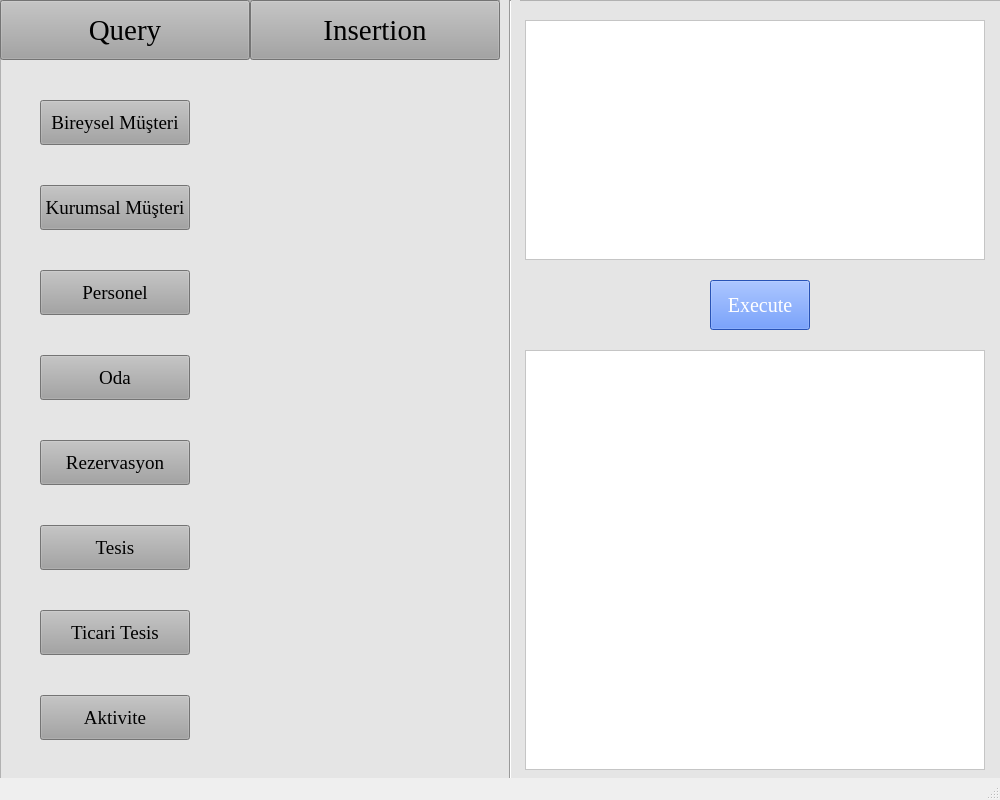
<?xml version="1.0" encoding="UTF-8"?>
<ui version="4.0">
 <class>MainWindow</class>
 <widget class="QMainWindow" name="MainWindow">
  <property name="geometry">
   <rect>
    <x>0</x>
    <y>0</y>
    <width>1000</width>
    <height>800</height>
   </rect>
  </property>
  <property name="sizePolicy">
   <sizepolicy hsizetype="Fixed" vsizetype="Fixed">
    <horstretch>0</horstretch>
    <verstretch>0</verstretch>
   </sizepolicy>
  </property>
  <property name="windowTitle">
   <string>MainWindow</string>
  </property>
  <widget class="QWidget" name="centralwidget">
   <widget class="QFrame" name="frame_2">
    <property name="geometry">
     <rect>
      <x>0</x>
      <y>0</y>
      <width>1001</width>
      <height>800</height>
     </rect>
    </property>
    <property name="sizePolicy">
     <sizepolicy hsizetype="MinimumExpanding" vsizetype="Preferred">
      <horstretch>0</horstretch>
      <verstretch>0</verstretch>
     </sizepolicy>
    </property>
    <property name="styleSheet">
     <string notr="true">background-color: rgb(229, 229, 229);</string>
    </property>
    <property name="frameShape">
     <enum>QFrame::StyledPanel</enum>
    </property>
    <property name="frameShadow">
     <enum>QFrame::Raised</enum>
    </property>
    <widget class="QPushButton" name="pushButton">
     <property name="geometry">
      <rect>
       <x>0</x>
       <y>0</y>
       <width>250</width>
       <height>60</height>
      </rect>
     </property>
     <property name="font">
      <font>
       <family>Times New Roman</family>
       <pointsize>22</pointsize>
      </font>
     </property>
     <property name="styleSheet">
      <string notr="true">background-color: rgb(163, 163, 163);</string>
     </property>
     <property name="text">
      <string>Query</string>
     </property>
    </widget>
    <widget class="QPushButton" name="pushButton_2">
     <property name="geometry">
      <rect>
       <x>250</x>
       <y>0</y>
       <width>250</width>
       <height>60</height>
      </rect>
     </property>
     <property name="font">
      <font>
       <family>Times New Roman</family>
       <pointsize>22</pointsize>
      </font>
     </property>
     <property name="styleSheet">
      <string notr="true">background-color: rgb(163, 163, 163);</string>
     </property>
     <property name="text">
      <string>Insertion</string>
     </property>
    </widget>
    <widget class="QPushButton" name="pushButton_3">
     <property name="geometry">
      <rect>
       <x>40</x>
       <y>100</y>
       <width>150</width>
       <height>45</height>
      </rect>
     </property>
     <property name="font">
      <font>
       <family>Times New Roman</family>
       <pointsize>14</pointsize>
      </font>
     </property>
     <property name="styleSheet">
      <string notr="true">background-color: rgb(163, 163, 163);</string>
     </property>
     <property name="text">
      <string>Bireysel Müşteri</string>
     </property>
    </widget>
    <widget class="QPushButton" name="pushButton_4">
     <property name="geometry">
      <rect>
       <x>40</x>
       <y>185</y>
       <width>150</width>
       <height>45</height>
      </rect>
     </property>
     <property name="font">
      <font>
       <family>Times New Roman</family>
       <pointsize>14</pointsize>
      </font>
     </property>
     <property name="styleSheet">
      <string notr="true">background-color: rgb(163, 163, 163);</string>
     </property>
     <property name="text">
      <string>Kurumsal Müşteri</string>
     </property>
    </widget>
    <widget class="QPushButton" name="pushButton_5">
     <property name="geometry">
      <rect>
       <x>40</x>
       <y>270</y>
       <width>150</width>
       <height>45</height>
      </rect>
     </property>
     <property name="font">
      <font>
       <family>Times New Roman</family>
       <pointsize>14</pointsize>
      </font>
     </property>
     <property name="styleSheet">
      <string notr="true">background-color: rgb(163, 163, 163);</string>
     </property>
     <property name="text">
      <string>Personel</string>
     </property>
    </widget>
    <widget class="QPushButton" name="pushButton_6">
     <property name="geometry">
      <rect>
       <x>40</x>
       <y>355</y>
       <width>150</width>
       <height>45</height>
      </rect>
     </property>
     <property name="font">
      <font>
       <family>Times New Roman</family>
       <pointsize>14</pointsize>
      </font>
     </property>
     <property name="styleSheet">
      <string notr="true">background-color: rgb(163, 163, 163);</string>
     </property>
     <property name="text">
      <string>Oda</string>
     </property>
    </widget>
    <widget class="QPushButton" name="pushButton_7">
     <property name="geometry">
      <rect>
       <x>40</x>
       <y>440</y>
       <width>150</width>
       <height>45</height>
      </rect>
     </property>
     <property name="font">
      <font>
       <family>Times New Roman</family>
       <pointsize>14</pointsize>
      </font>
     </property>
     <property name="styleSheet">
      <string notr="true">background-color: rgb(163, 163, 163);</string>
     </property>
     <property name="text">
      <string>Rezervasyon</string>
     </property>
    </widget>
    <widget class="QPushButton" name="pushButton_8">
     <property name="geometry">
      <rect>
       <x>40</x>
       <y>525</y>
       <width>150</width>
       <height>45</height>
      </rect>
     </property>
     <property name="font">
      <font>
       <family>Times New Roman</family>
       <pointsize>14</pointsize>
      </font>
     </property>
     <property name="styleSheet">
      <string notr="true">background-color: rgb(163, 163, 163);</string>
     </property>
     <property name="text">
      <string>Tesis</string>
     </property>
    </widget>
    <widget class="QPushButton" name="pushButton_9">
     <property name="geometry">
      <rect>
       <x>40</x>
       <y>610</y>
       <width>150</width>
       <height>45</height>
      </rect>
     </property>
     <property name="font">
      <font>
       <family>Times New Roman</family>
       <pointsize>14</pointsize>
      </font>
     </property>
     <property name="styleSheet">
      <string notr="true">background-color: rgb(163, 163, 163);</string>
     </property>
     <property name="text">
      <string>Ticari Tesis</string>
     </property>
    </widget>
    <widget class="QPushButton" name="pushButton_10">
     <property name="geometry">
      <rect>
       <x>40</x>
       <y>695</y>
       <width>150</width>
       <height>45</height>
      </rect>
     </property>
     <property name="font">
      <font>
       <family>Times New Roman</family>
       <pointsize>14</pointsize>
      </font>
     </property>
     <property name="styleSheet">
      <string notr="true">background-color: rgb(163, 163, 163);</string>
     </property>
     <property name="text">
      <string>Aktivite</string>
     </property>
    </widget>
    <widget class="QTextEdit" name="textEdit">
     <property name="geometry">
      <rect>
       <x>525</x>
       <y>20</y>
       <width>460</width>
       <height>240</height>
      </rect>
     </property>
     <property name="styleSheet">
      <string notr="true">background-color: rgb(255, 255, 255);</string>
     </property>
    </widget>
    <widget class="QPushButton" name="pushButton_11">
     <property name="geometry">
      <rect>
       <x>710</x>
       <y>280</y>
       <width>100</width>
       <height>50</height>
      </rect>
     </property>
     <property name="palette">
      <palette>
       <active>
        <colorrole role="WindowText">
         <brush brushstyle="SolidPattern">
          <color alpha="255">
           <red>255</red>
           <green>255</green>
           <blue>255</blue>
          </color>
         </brush>
        </colorrole>
        <colorrole role="Button">
         <brush brushstyle="SolidPattern">
          <color alpha="255">
           <red>56</red>
           <green>116</green>
           <blue>255</blue>
          </color>
         </brush>
        </colorrole>
        <colorrole role="Light">
         <brush brushstyle="SolidPattern">
          <color alpha="255">
           <red>51</red>
           <green>133</green>
           <blue>255</blue>
          </color>
         </brush>
        </colorrole>
        <colorrole role="Text">
         <brush brushstyle="SolidPattern">
          <color alpha="255">
           <red>255</red>
           <green>255</green>
           <blue>255</blue>
          </color>
         </brush>
        </colorrole>
        <colorrole role="ButtonText">
         <brush brushstyle="SolidPattern">
          <color alpha="255">
           <red>255</red>
           <green>255</green>
           <blue>255</blue>
          </color>
         </brush>
        </colorrole>
        <colorrole role="Base">
         <brush brushstyle="SolidPattern">
          <color alpha="255">
           <red>56</red>
           <green>116</green>
           <blue>255</blue>
          </color>
         </brush>
        </colorrole>
        <colorrole role="Window">
         <brush brushstyle="SolidPattern">
          <color alpha="255">
           <red>56</red>
           <green>116</green>
           <blue>255</blue>
          </color>
         </brush>
        </colorrole>
       </active>
       <inactive>
        <colorrole role="WindowText">
         <brush brushstyle="SolidPattern">
          <color alpha="255">
           <red>255</red>
           <green>255</green>
           <blue>255</blue>
          </color>
         </brush>
        </colorrole>
        <colorrole role="Button">
         <brush brushstyle="SolidPattern">
          <color alpha="255">
           <red>56</red>
           <green>116</green>
           <blue>255</blue>
          </color>
         </brush>
        </colorrole>
        <colorrole role="Light">
         <brush brushstyle="SolidPattern">
          <color alpha="255">
           <red>51</red>
           <green>133</green>
           <blue>255</blue>
          </color>
         </brush>
        </colorrole>
        <colorrole role="Text">
         <brush brushstyle="SolidPattern">
          <color alpha="255">
           <red>255</red>
           <green>255</green>
           <blue>255</blue>
          </color>
         </brush>
        </colorrole>
        <colorrole role="ButtonText">
         <brush brushstyle="SolidPattern">
          <color alpha="255">
           <red>255</red>
           <green>255</green>
           <blue>255</blue>
          </color>
         </brush>
        </colorrole>
        <colorrole role="Base">
         <brush brushstyle="SolidPattern">
          <color alpha="255">
           <red>56</red>
           <green>116</green>
           <blue>255</blue>
          </color>
         </brush>
        </colorrole>
        <colorrole role="Window">
         <brush brushstyle="SolidPattern">
          <color alpha="255">
           <red>56</red>
           <green>116</green>
           <blue>255</blue>
          </color>
         </brush>
        </colorrole>
       </inactive>
       <disabled>
        <colorrole role="WindowText">
         <brush brushstyle="SolidPattern">
          <color alpha="255">
           <red>255</red>
           <green>255</green>
           <blue>255</blue>
          </color>
         </brush>
        </colorrole>
        <colorrole role="Button">
         <brush brushstyle="SolidPattern">
          <color alpha="255">
           <red>56</red>
           <green>116</green>
           <blue>255</blue>
          </color>
         </brush>
        </colorrole>
        <colorrole role="Light">
         <brush brushstyle="SolidPattern">
          <color alpha="255">
           <red>51</red>
           <green>133</green>
           <blue>255</blue>
          </color>
         </brush>
        </colorrole>
        <colorrole role="Text">
         <brush brushstyle="SolidPattern">
          <color alpha="255">
           <red>255</red>
           <green>255</green>
           <blue>255</blue>
          </color>
         </brush>
        </colorrole>
        <colorrole role="ButtonText">
         <brush brushstyle="SolidPattern">
          <color alpha="255">
           <red>255</red>
           <green>255</green>
           <blue>255</blue>
          </color>
         </brush>
        </colorrole>
        <colorrole role="Base">
         <brush brushstyle="SolidPattern">
          <color alpha="255">
           <red>56</red>
           <green>116</green>
           <blue>255</blue>
          </color>
         </brush>
        </colorrole>
        <colorrole role="Window">
         <brush brushstyle="SolidPattern">
          <color alpha="255">
           <red>56</red>
           <green>116</green>
           <blue>255</blue>
          </color>
         </brush>
        </colorrole>
       </disabled>
      </palette>
     </property>
     <property name="font">
      <font>
       <family>Times New Roman</family>
       <pointsize>15</pointsize>
      </font>
     </property>
     <property name="styleSheet">
      <string notr="true">background-color: rgb(56, 116, 255);
color: rgb(255, 255, 255);</string>
     </property>
     <property name="text">
      <string>Execute</string>
     </property>
    </widget>
    <widget class="QTextEdit" name="textEdit_2">
     <property name="geometry">
      <rect>
       <x>525</x>
       <y>350</y>
       <width>460</width>
       <height>420</height>
      </rect>
     </property>
     <property name="sizePolicy">
      <sizepolicy hsizetype="Preferred" vsizetype="Minimum">
       <horstretch>0</horstretch>
       <verstretch>0</verstretch>
      </sizepolicy>
     </property>
     <property name="contextMenuPolicy">
      <enum>Qt::DefaultContextMenu</enum>
     </property>
     <property name="styleSheet">
      <string notr="true">background-color: rgb(255, 255, 255);</string>
     </property>
     <property name="inputMethodHints">
      <set>Qt::ImhNone</set>
     </property>
     <property name="frameShadow">
      <enum>QFrame::Sunken</enum>
     </property>
     <property name="verticalScrollBarPolicy">
      <enum>Qt::ScrollBarAsNeeded</enum>
     </property>
     <property name="horizontalScrollBarPolicy">
      <enum>Qt::ScrollBarAsNeeded</enum>
     </property>
     <property name="sizeAdjustPolicy">
      <enum>QAbstractScrollArea::AdjustToContentsOnFirstShow</enum>
     </property>
     <property name="readOnly">
      <bool>true</bool>
     </property>
     <property name="html">
      <string>&lt;!DOCTYPE HTML PUBLIC &quot;-//W3C//DTD HTML 4.0//EN&quot; &quot;http://www.w3.org/TR/REC-html40/strict.dtd&quot;&gt;
&lt;html&gt;&lt;head&gt;&lt;meta name=&quot;qrichtext&quot; content=&quot;1&quot; /&gt;&lt;style type=&quot;text/css&quot;&gt;
p, li { white-space: pre-wrap; }
&lt;/style&gt;&lt;/head&gt;&lt;body style=&quot; font-family:'MS Shell Dlg 2'; font-size:8.25pt; font-weight:400; font-style:normal;&quot;&gt;
&lt;p style=&quot;-qt-paragraph-type:empty; margin-top:0px; margin-bottom:0px; margin-left:0px; margin-right:0px; -qt-block-indent:0; text-indent:0px;&quot;&gt;&lt;br /&gt;&lt;/p&gt;&lt;/body&gt;&lt;/html&gt;</string>
     </property>
    </widget>
    <widget class="Line" name="line">
     <property name="geometry">
      <rect>
       <x>500</x>
       <y>0</y>
       <width>20</width>
       <height>811</height>
      </rect>
     </property>
     <property name="orientation">
      <enum>Qt::Vertical</enum>
     </property>
    </widget>
   </widget>
  </widget>
  <widget class="QStatusBar" name="statusbar"/>
 </widget>
 <resources/>
 <connections/>
</ui>
